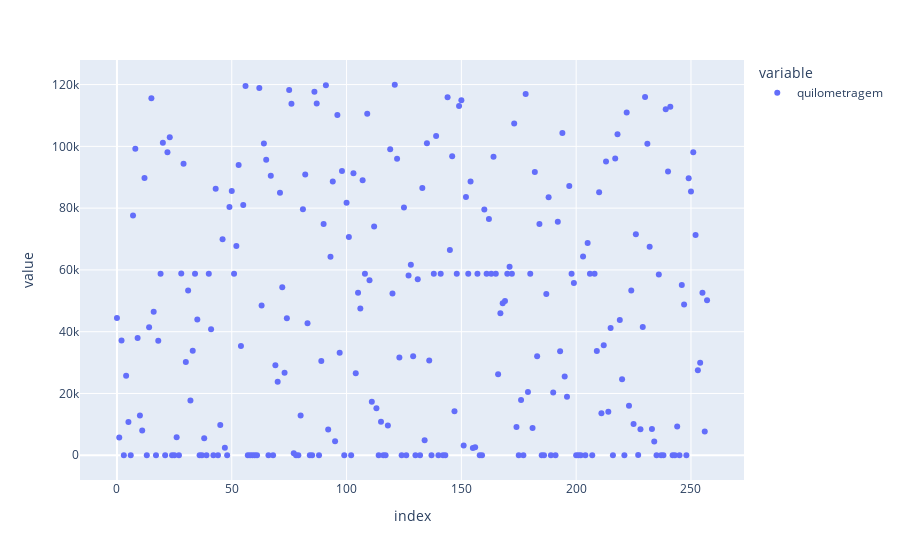

Source (notebook cell):
### Code cell
px.scatter(base.quilometragem)

### Figure 1 — Plotly figure (JSON) as saved in the notebook; plotly's stock layout.template omitted (floating-point values rounded to 4 significant figures; data arrays with more than 128 entries replaced by an {"elided": "..."} marker saying what was removed)
{"data": [{"hovertemplate": "variable=quilometragem<br>index=%{x}<br>value=%{y}<extra></extra>", "legendgroup": "quilometragem", "marker": {"color": "#636efa", "symbol": "circle"}, "mode": "markers", "name": "quilometragem", "orientation": "v", "showlegend": true, "type": "scatter", "x": {"elided": "258 int values"}, "xaxis": "x", "y": {"elided": "258 float values"}, "yaxis": "y"}], "layout": {"legend": {"title": {"text": "variable"}, "tracegroupgap": 0}, "margin": {"t": 60}, "xaxis": {"anchor": "y", "domain": [0, 1], "title": {"text": "index"}}, "yaxis": {"anchor": "x", "domain": [0, 1], "title": {"text": "value"}}}}
